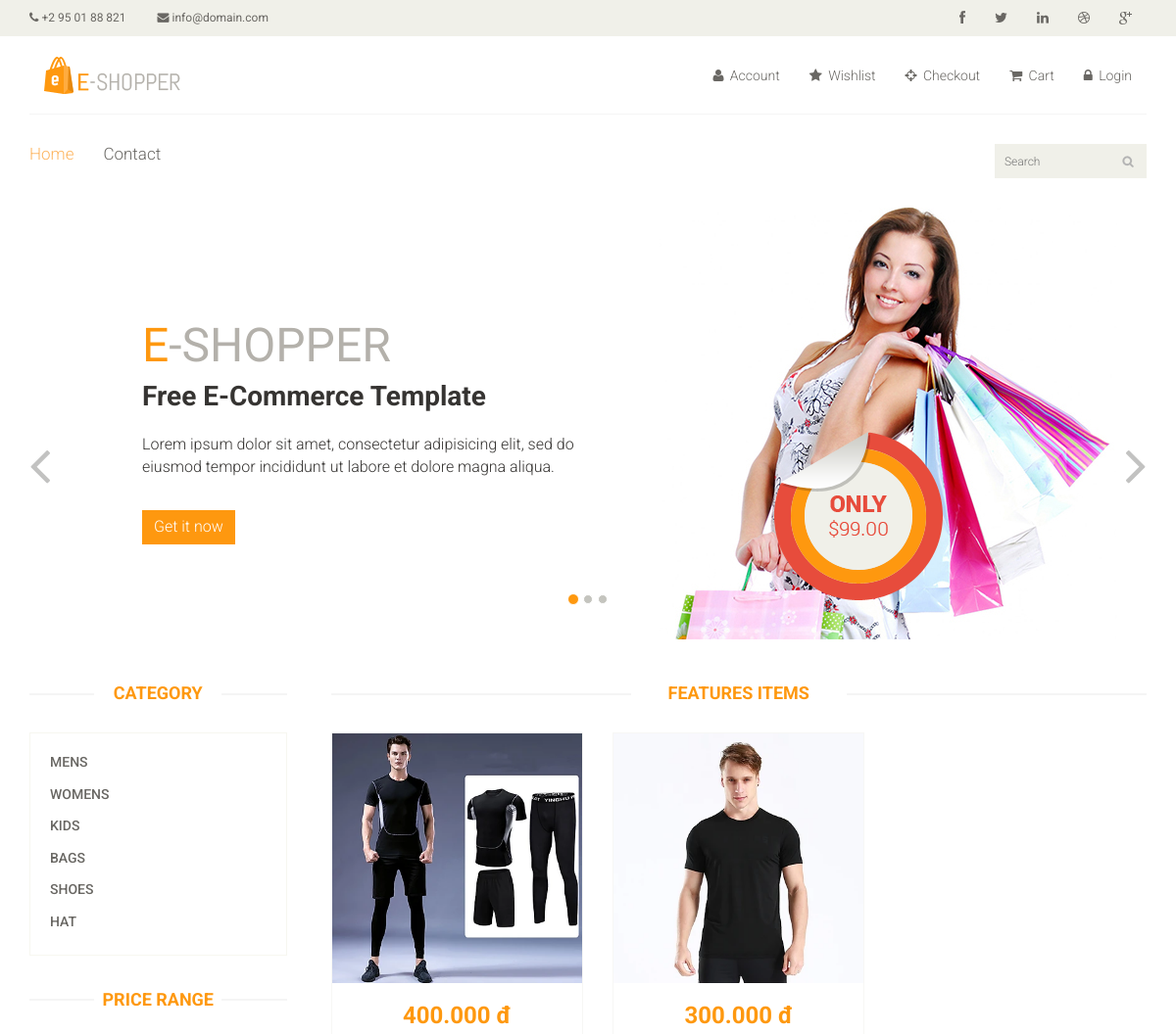
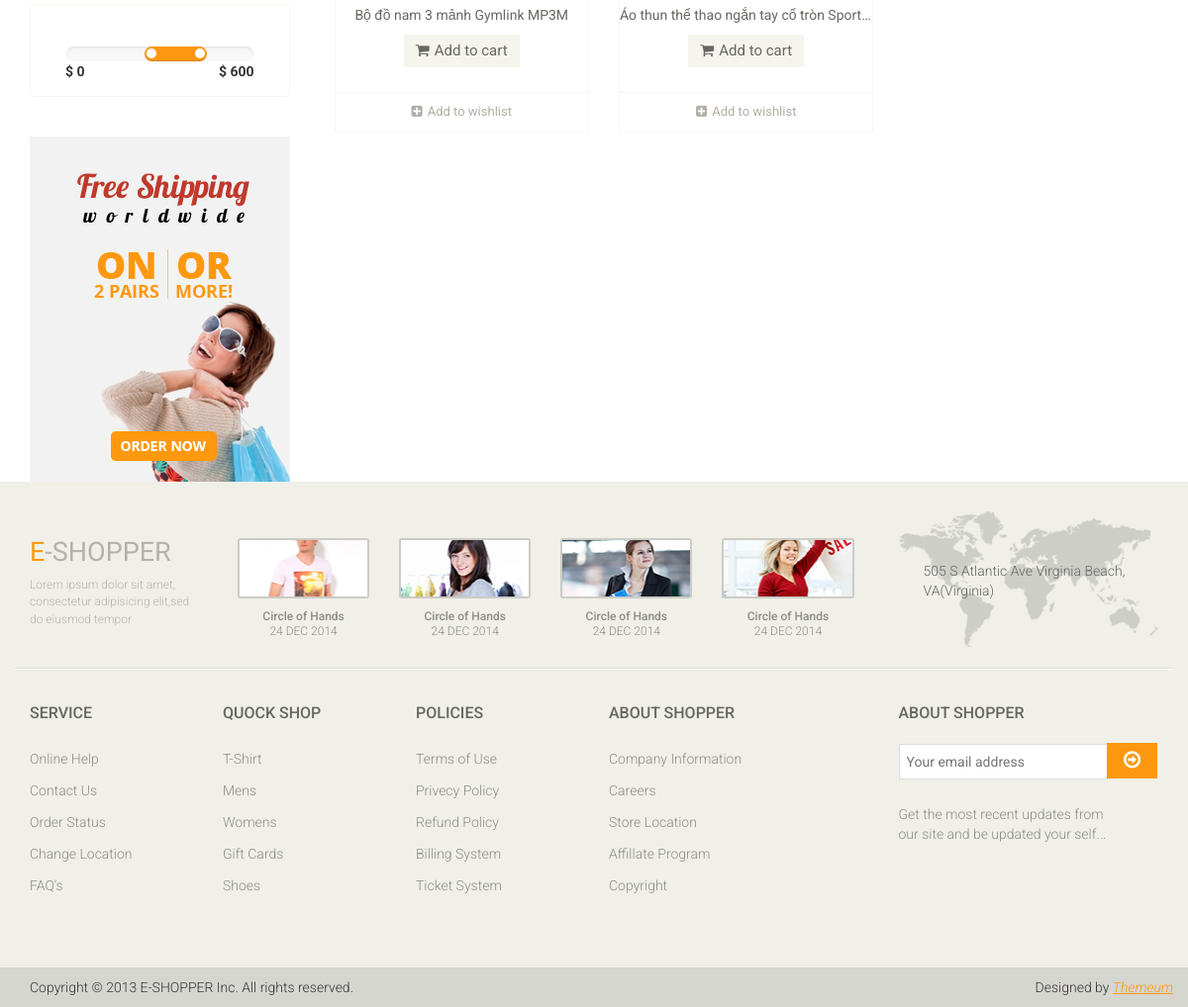
The app's page /category/2/ with its own data (2 pictures, top to bottom).
### polls/models.py (models this page shows)
class Category(models.Model):
    name =models.CharField(max_length=30)

class Product(models.Model):
    url =models.CharField(max_length=200)
    name =models.CharField(max_length=50)
    discription =models.TextField(max_length=1000)
    price =models.FloatField()
    category = models.ForeignKey(Category,on_delete=models.CASCADE)
    store = models.ForeignKey(User,on_delete=models.CASCADE)
    quantity =models.IntegerField()
    size = models.CharField(max_length=100, null=True)

### polls/views.py (the view)
# urls.py: path('category/<int:category_id>/', views.index, name='index'),
def index(request,category_id=None):
    if (category_id == None):
        product = get_list_or_404(Product)
    else:
        product = get_list_or_404(Product, category_id=category_id)
    category = get_list_or_404(Category)
    return render(request, 'polls/index.html', {'product': product, 'category':category})

### templates/polls/index.html (shortened to what this page needs)
{% extends "polls/base.html" %}
{% load static %}
{% block content %}
<section id="slider">
	<div class="container">
		<div class="row">
			<div class="col-sm-12">
				<div id="slider-carousel" class="carousel slide" data-ride="carousel">
					<ol class="carousel-indicators">
						<li data-target="#slider-carousel" data-slide-to="0" class="active"></li>
						<li data-target="#slider-carousel" data-slide-to="1"></li>
						<li data-target="#slider-carousel" data-slide-to="2"></li>
					</ol>
					<div class="carousel-inner">
						<div class="item active">
							<div class="col-sm-6">
								<h1><span>E</span>-SHOPPER</h1>
								<h2>Free E-Commerce Template</h2>
								<p>Lorem ipsum dolor sit amet, consectetur adipisicing elit, sed do eiusmod tempor incididunt ut labore et dolore magna aliqua. </p>
								<button type="button" class="btn btn-default get">Get it now</button>
							</div>
							<div class="col-sm-6">
								<img src="{% static 'images/home/girl1.jpg' %}" class="girl img-responsive" alt="" />
								<img src="{% static 'images/home/pricing.png' %}"  class="pricing" alt="" />
							</div>
						</div>
					</div>
					<a href="#slider-carousel" class="left control-carousel hidden-xs" data-slide="prev">
						<i class="fa fa-angle-left"></i>
					</a>
					<a href="#slider-carousel" class="right control-carousel hidden-xs" data-slide="next">
						<i class="fa fa-angle-right"></i>
					</a>
				</div>
			</div>
		</div>
	</div>
</section>
<section>
	<div class="container">
		<div class="row">
			<div class="col-sm-3">
				<div class="left-sidebar">
					<h2>Category</h2>
					<div class="panel-group category-products" id="accordian">
						{% for cago in category %}
						<div class="panel panel-default">
							<div class="panel-heading">
								<h4 class="panel-title"><a href="/category/{{cago.id}}">{{cago.name}}</a></h4>
							</div>
						</div>
						{% endfor %}
					</div>
					<div class="price-range">
						<h2>Price Range</h2>
						<div class="well text-center">
							 <input type="text" class="span2" value="" data-slider-min="0" data-slider-max="600" data-slider-step="5" data-slider-value="[250,450]" id="sl2" ><br />
							 <b class="pull-left">$ 0</b> <b class="pull-right">$ 600</b>
						</div>
					</div>
					<div class="shipping text-center">
						<img src="{% static '/images/home/shipping.jpg' %}" alt="" />
					</div>
				</div>
			</div>
			<div class="col-sm-9 padding-right">
				<div class="features_items">
					<h2 class="title text-center">Features Items</h2>
					{% for pro in product %}
					<div class="col-sm-4">
						<div class="product-image-wrapper">
							<div class="single-products">
									<div class="productinfo text-center">
										<img src="{% static 'images/product/'|add:pro.url %}"  alt="" />
										<h2>{{pro.price|floatformat:3}} đ</h2>
										<p style ="white-space: nowrap; overflow: hidden; text-overflow: ellipsis;">{{pro.name}}</p>
										<a href="#" class="btn btn-default add-to-cart"><i class="fa fa-shopping-cart"></i>Add to cart</a>
									</div>
									<div class="product-overlay">
										<div class="overlay-content">
										</div>
									</div>
							</div>
							<div class="choose">
								<ul class="nav nav-pills nav-justified">
									<li><a href="#"><i class="fa fa-plus-square"></i>Add to wishlist</a></li>
								</ul>
							</div>
						</div>
					</div>
					{% endfor %}
				</div>
			</div>
		</div>
	</div>
</section>
{% endblock %}

### static/css/main.css (style rules this page uses)
body { font-family: 'Roboto', sans-serif; position: relative; font-weight: 400px; }
ul li { list-style: none; }
a { -webkit-transition: 300ms; transition: 300ms; }
h1, h2, h3, h4, h5, h6 { font-family: 'Roboto', sans-serif; }
#slider { padding-bottom: 45px; }
.carousel-indicators li { background: #C4C4BE; }
.carousel-indicators li.active { background: #FE980F; }
.item { padding-left: 100px; }
.pricing { position: absolute; right: 40%; top: 52%; }
.girl { margin-left: 0; }
.item h1 { color: #B4B1AB; font-family: abel; font-size: 48px; margin-top: 115px; }
.item h1 span { color: #FE980F; }
.item h2 { color: #363432; font-family: 'Roboto', sans-serif; font-size: 28px; font-weight: 700; margin-bottom: 22px; margin-top: 10px; }
.item p { color: #363432; font-size: 16px; font-weight: 300; font-family: 'Roboto', sans-serif; }
.get { background: #FE980F; border: 0 none; border-radius: 0; color: #FFFFFF; font-family: 'Roboto', sans-serif; font-size: 16px; font-weight: 300; margin-top: 23px; }
.control-carousel { position: absolute; top: 50%; font-size: 60px; color: #C2C2C1; }
.right { right: 0; }
.category-products { border: 1px solid #F7F7F0; margin-bottom: 35px; padding-bottom: 20px; padding-top: 15px; }
.left-sidebar h2, .brands_products h2 { color: #FE980F; font-family: 'Roboto', sans-serif; font-size: 18px; font-weight: 700; margin: 0 auto 30px; text-align: center; text-transform: uppercase; position: relative; z-index: 3; }
.left-sidebar h2:after, h2.title:after { content: " "; position: absolute; border: 1px solid #f5f5f5; bottom: 8px; left: 0; width: 100%; height: 0; z-index: -2; }
.left-sidebar h2:before { content: " "; position: absolute; background: #fff; bottom: -6px; width: 130px; height: 30px; z-index: -1; left: 50%; margin-left: -65px; }
h2.title:before { content: " "; position: absolute; background: #fff; bottom: -6px; width: 220px; height: 30px; z-index: -1; left: 50%; margin-left: -110px; }
.category-products .panel { background-color: #FFFFFF; border: 0px; border-radius: 0px; -webkit-box-shadow: none; box-shadow: none; margin-bottom: 0px; }
.category-products .panel-default .panel-heading { background-color: #FFFFFF; border: 0 none; color: #FFFFFF; padding: 5px 20px; }
.category-products .panel-default .panel-heading .panel-title a { color: #696763; font-family: 'Roboto', sans-serif; font-size: 14px; text-decoration: none; text-transform: uppercase; }
.shipping { background-color: #F2F2F2; margin-top: 40px; overflow: hidden; padding-top: 20px; position: relative; }
.price-range { margin-top: 30px; }
.well { background-color: #FFFFFF; border: 1px solid #F7F7F0; border-radius: 4px; -webkit-box-shadow: none; box-shadow: none; margin-bottom: 20px; min-height: 20px; padding: 35px; }
.padding-right { padding-right: 0; }
.features_items { overflow: hidden; }
h2.title { color: #FE980F; font-family: 'Roboto', sans-serif; font-size: 18px; font-weight: 700; margin: 0 15px; text-transform: uppercase; margin-bottom: 30px; position: relative; }
.product-image-wrapper { border: 1px solid #F7F7F5; overflow: hidden; margin-bottom: 30px; }
.single-products { position: relative; }
.productinfo h2 { color: #FE980F; font-family: 'Roboto', sans-serif; font-size: 24px; font-weight: 700; }
.productinfo p { font-family: 'Roboto', sans-serif; font-size: 14px; font-weight: 400; color: #696763; }
.productinfo img { width: 100%; }
.productinfo { position: relative; }
.product-overlay { background: rgba(254, 152, 15, .8); top: 0; display: none; height: 0; position: absolute; -webkit-transition: height 500ms ease 0s; transition: height 500ms ease 0s; width: 100%; display: block; }
.product-overlay .overlay-content { bottom: 0; position: absolute; bottom: 0; text-align: center; width: 100%; }
.add-to-cart { background: #F5F5ED; border: 0 none; border-radius: 0; color: #696763; font-family: 'Roboto', sans-serif; font-size: 15px; margin-bottom: 25px; }
.add-to-cart i { margin-right: 5px; }
.choose { border-top: 1px solid #F7F7F0; }
.choose ul li a { color: #B3AFA8; font-family: 'Roboto', sans-serif; font-size: 13px; padding-left: 0; padding-right: 0; }
.choose ul li a i { margin-right: 5px; }

### records on screen
Category: name "MENS"
Category: name "WOMENS"
Category: name "KIDS"
Category: name "BAGS"
Category: name "SHOES"
Category: name "HAT"
Product: url (picture), price "400.000", name "Bộ đồ nam 3 mảnh Gymlink MP3M"
Product: url (picture), price "300.000", name "Áo thun thể thao ngắn tay cổ tròn Sport…"
